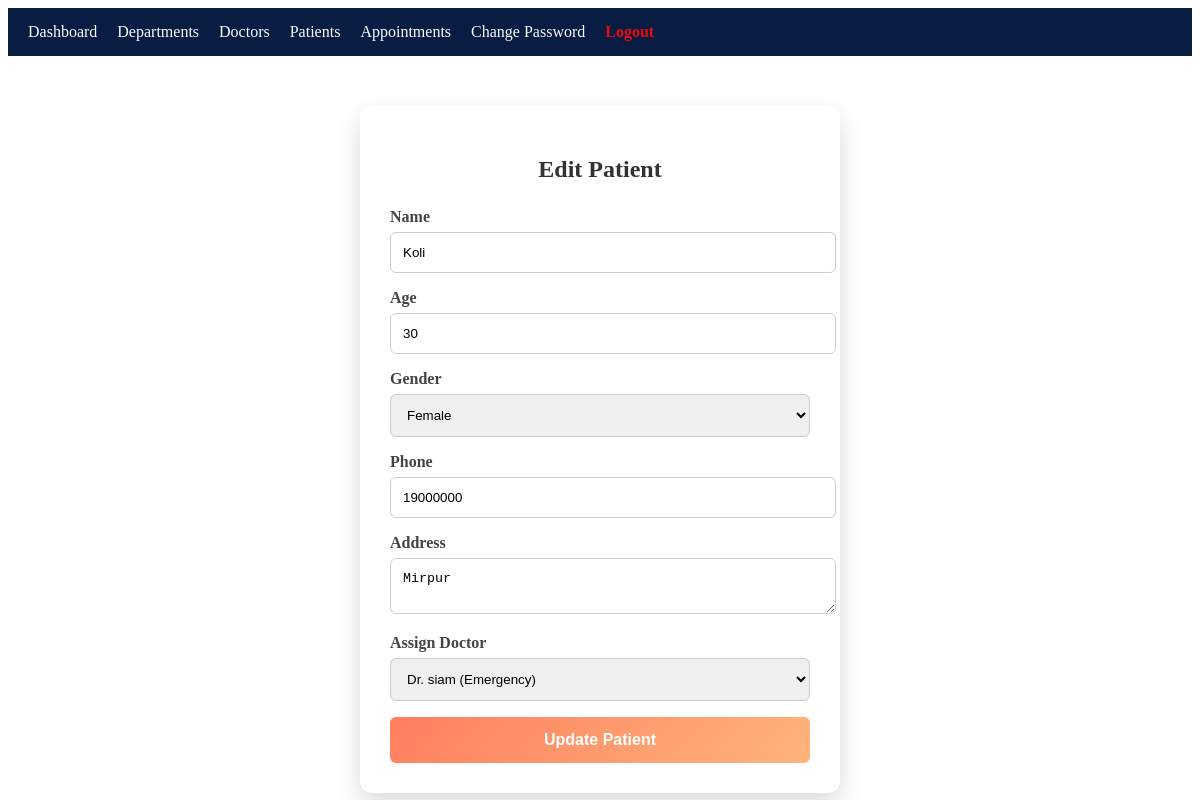
/edit_patient/3/ (signed in), run on the app's committed database.
### myapp/models.py (models this page shows, shortened)
class Patient(models.Model):
    GENDER_TYPES = [
        ('Female', 'Female'),
        ('Male', 'Male'),
        ('Others', 'Others'),
    ]
    user = models.OneToOneField(CustomUser, on_delete=models.CASCADE, null= True)
    name = models.CharField(max_length=100, null=True)
    age = models.IntegerField(null=True)
    gender = models.CharField(choices=GENDER_TYPES, max_length=100, null=True)
    phone = models.IntegerField(null=True)
    address = models.TextField(null=True)
    doctor = models.ForeignKey(Doctor, on_delete=models.CASCADE, null=True)

class Doctor(models.Model):
    Doctor_Types = [
        ('Dentist', 'Dentist'),
        ('Dermatologist', 'Dermatologist'),
    ]
    user = models.OneToOneField(CustomUser,on_delete=models.CASCADE, null=True)
    name = models.CharField(max_length=100, null=True)
    specialization = models.CharField(choices=Doctor_Types, max_length=100, null=True)
    phone = models.IntegerField(null=True)
    email = models.EmailField(null=True)
    department = models.ForeignKey(Department, on_delete=models.CASCADE, null=True)

### myapp/views.py (the view, shortened to what this page needs)
# urls.py: path('edit_patient/<int:id>/', edit_patient, name="edit_patient"),
@login_required
def edit_patient(request, id):
    pat = Patient.objects.get(id=id)
    doc = Doctor.objects.all()
    return render(request, 'patient/edit_patient.html', {'Pat': pat, 'Doc': doc})

### myapp/templates/patient/edit_patient.html (shortened to what this page needs)
{% extends 'master/base.html' %}
{% block body %}
<div class="category-form-box">
    <h2>Edit Patient</h2>
    <form action="" method="post">
        <label for="name">Name</label>
        <input type="text" id="name" name="name" value="{{ Pat.name }}">
        <label for="age">Age</label>
        <input type="text" id="age" name="age" value="{{ Pat.age }}">
        <label for="gender">Gender</label>
        <select id="gender" name="gender">
            <option value="Female" {% if Pat.gender == "Female" %}selected{% endif %}>Female</option>
        </select>
        <label for="phone">Phone</label>
        <input type="text" id="phone" name="phone" value="{{ Pat.phone }}">
        <label for="address">Address</label>
        <textarea id="address" name="address">{{ Pat.address }}</textarea>
        <label for="doctor">Assign Doctor</label>
        <select id="doctor" name="doctor">
        {% for d in Doc %}
            <option value="{{ d.id }}" {% if Pat.doctor.id == d.id %}selected{% endif %}>
                {{ d.name }} ({{ d.department.name }})
            </option>
        {% endfor %}
        </select>
        <input type="submit" value="Update Patient">
    </form>
</div>
{% endblock body %}

### myapp/templates/patient/edit_patient.html (style rules this page uses)
.category-form-box { background: #fff; width: 100%; max-width: 420px; padding: 30px; border-radius: 12px; box-shadow: 0 10px 25px rgba(0,0,0,0.15); margin: auto; margin-top: 50px; }
.category-form-box h2 { text-align: center; margin-bottom: 25px; color: #333; }
label { display: block; margin-bottom: 6px; font-weight: 600; color: #444; }
input[type=text], select, textarea { width: 100%; padding: 12px; margin-bottom: 16px; border: 1px solid #ccc; border-radius: 6px; transition: border-color 0.3s, box-shadow 0.3s; }
input[type=submit] { width: 100%; padding: 14px; background: linear-gradient(135deg, #ff7e5f, #feb47b); color: #fff; font-size: 16px; font-weight: bold; border: none; border-radius: 6px; cursor: pointer; transition: transform 0.2s, box-shadow 0.2s; }

### data on the page
Patient: name "Koli", age "30", gender "Female", phone "19000000", address "Mirpur", doctor "Dr. siam (Emergency)"
